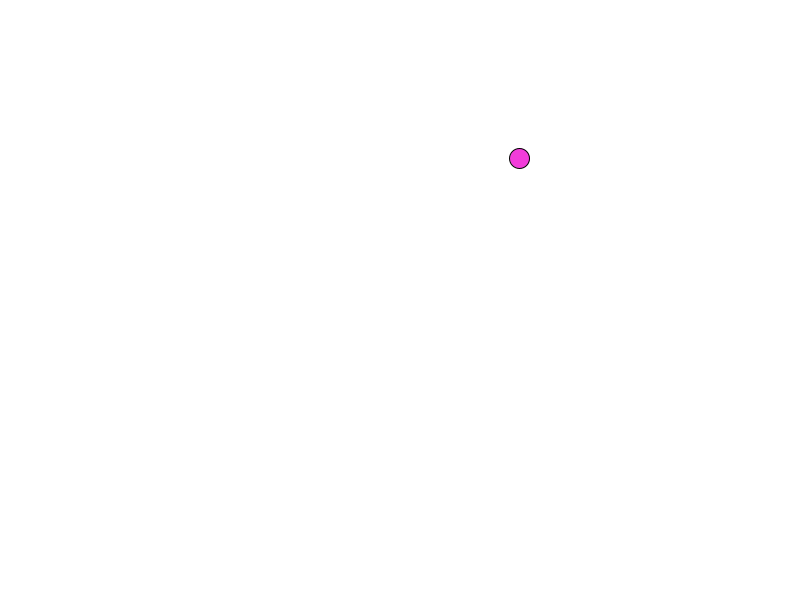
Frame 1 (no input)
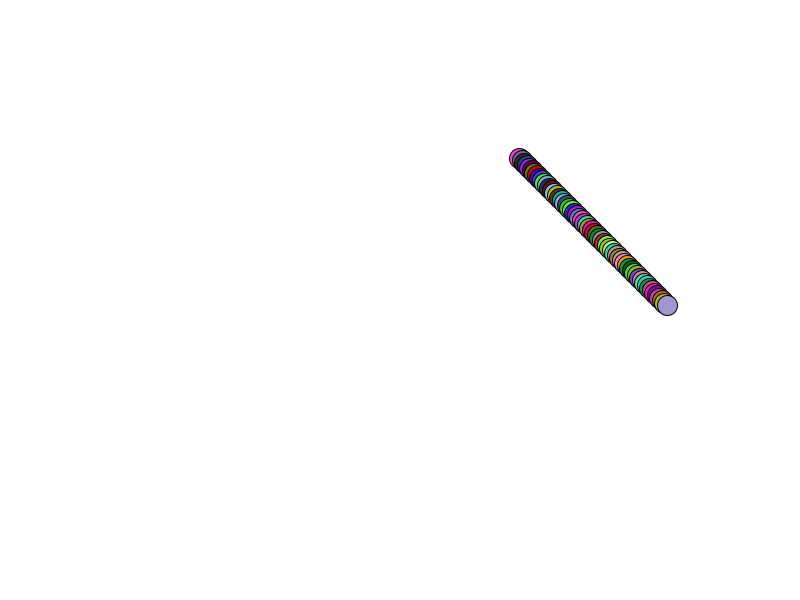
Frame 60 (the mouse pressed at the canvas centre just before this capture)
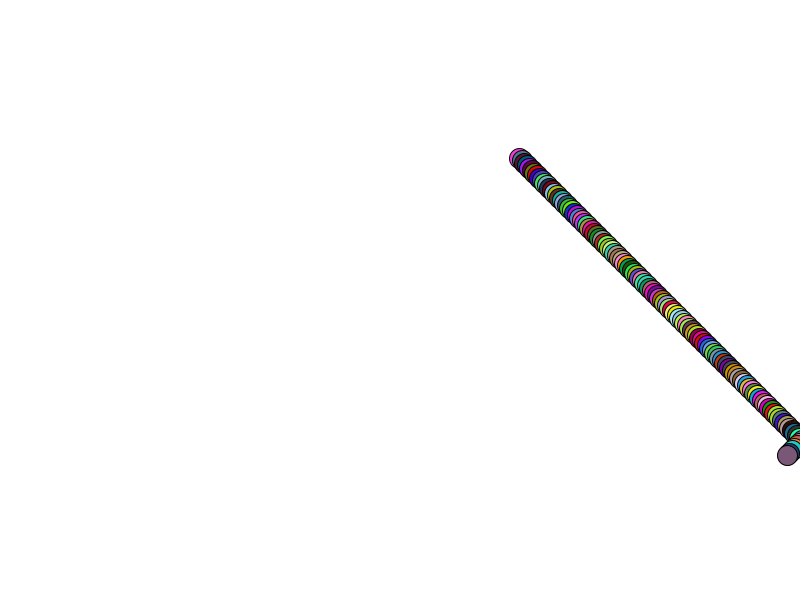
Frame 120 (the mouse held since frame 60 and released just before this capture)

The Processing sketch that drew these frames (run headless with seeded random() and noise(); from frame 60 on, the mouse is pressed at the canvas centre):

// Processing sketch: processing_176901
// ── processing_176901.pde

float x=random(800); //ponemos randoma para que empieze donde quiera
float y=random(600);// ponemos random para que empieze donde quiera
float vx =2.5; // velocidad "no se puede poner comas"
float vy =2.5;// velocidad "no se puede poner comas
void setup() {
background(255);
size(800,600);//si ponemos la misma medida de el cuadro no se mobera mucho i ara como 1 cuadrado
}
 
void draw(){ 
 movimiento();
 fill(random(255),random(255),random(255));
 ellipse(x,y,20,20);
 
}

void movimiento(){
  x+=vx; //movimiento de la pelota
  y+=vy;
  if(x>width||x<0){ // si la pelota llega a la pared (anchura)
  vx=vx*-1; // cambio de dirección
  }
  if(y>height||y<0){// si la pelota llega a la pared (altura)
  vy=vy*-1;// cambio de dirección
  }
}
